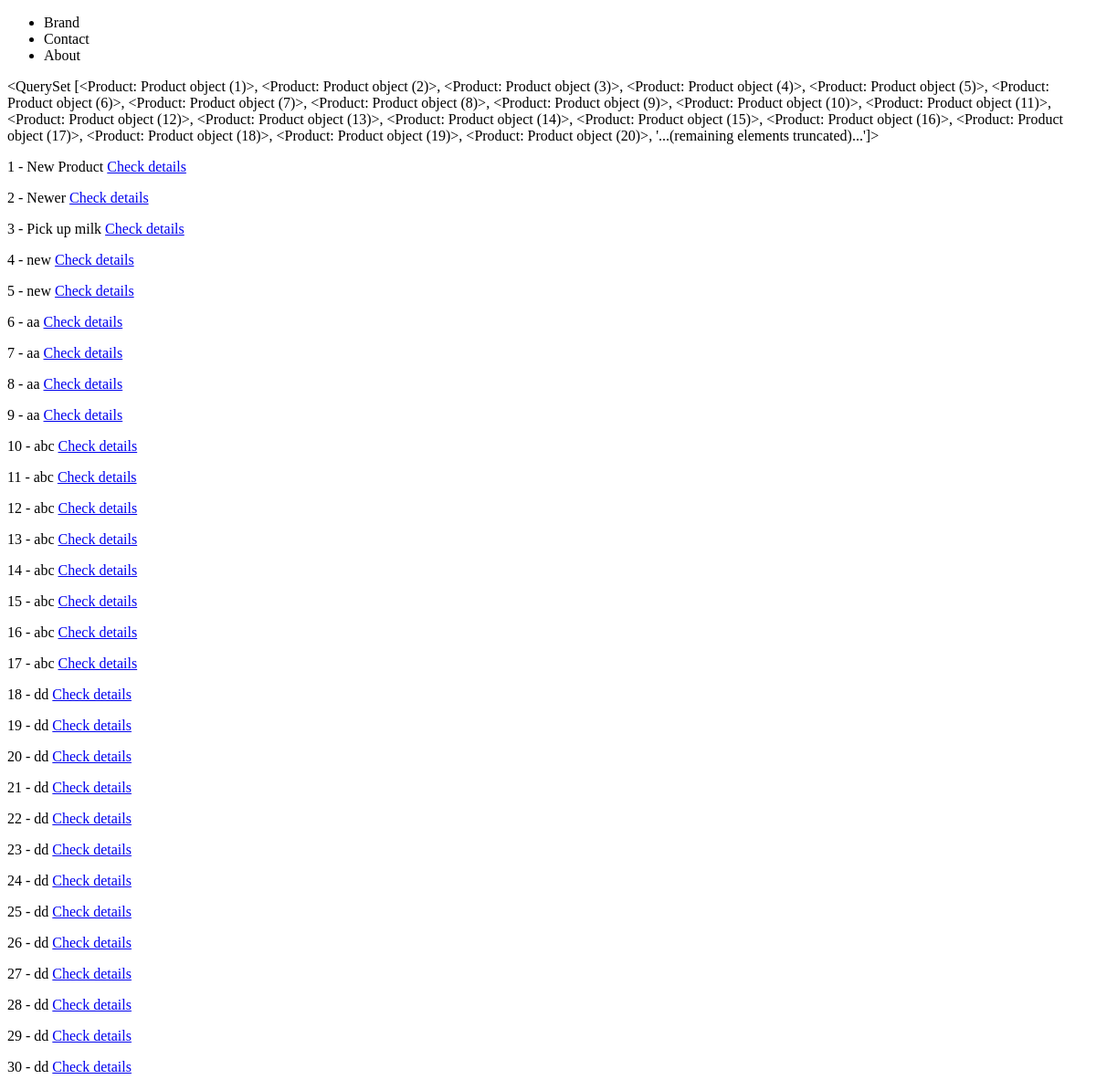
The app's page /products/, older data.
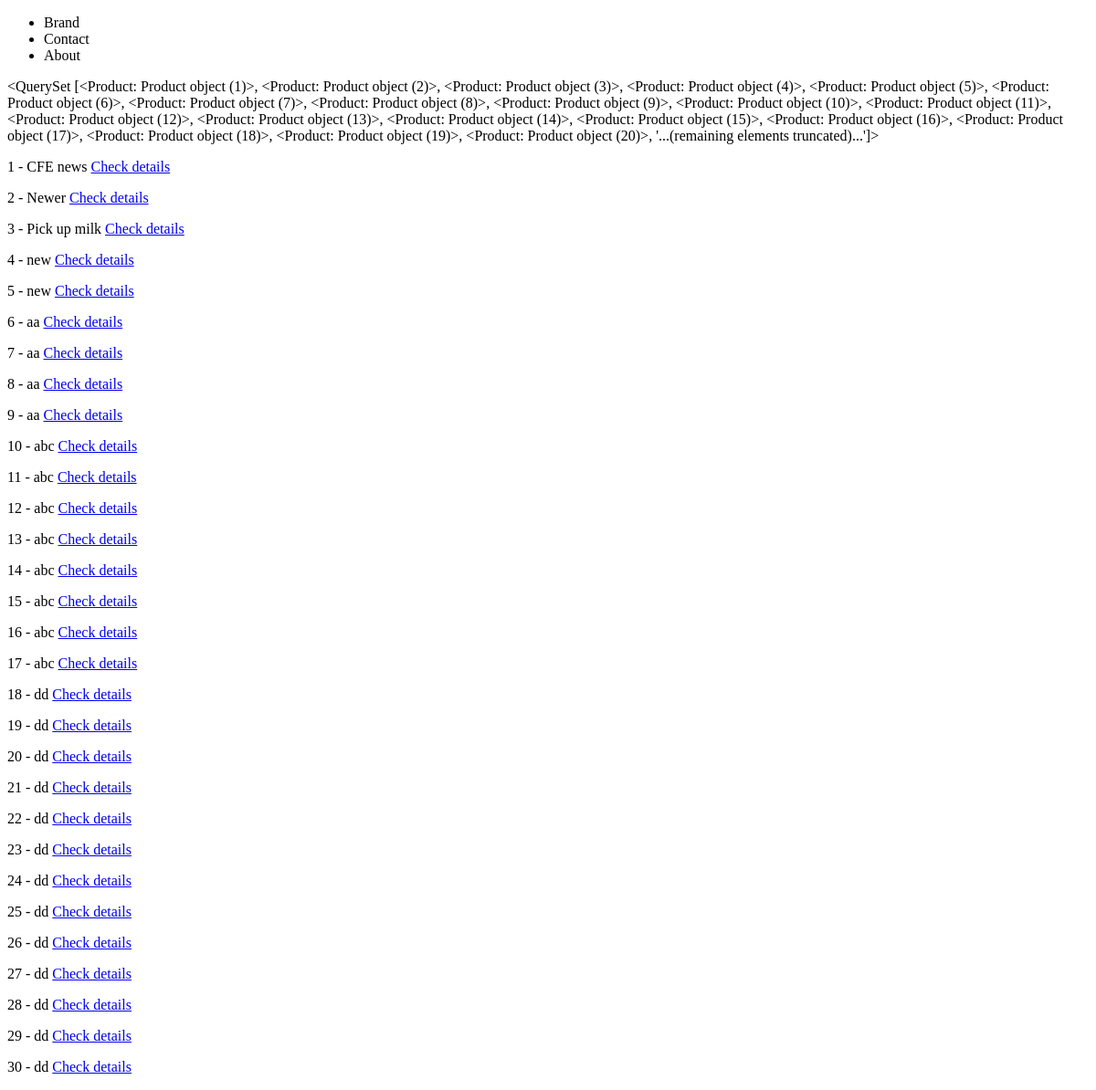
The same page, newer data.
### products/models.py (models this page shows)
class Product(models.Model) :
	title = models.CharField(max_length=120) # max_length = required
	description = models.TextField(blank = True, null = True)
	price = models.DecimalField(decimal_places=2,max_digits=10000)
	summary = models.TextField(blank=False, null=False) # blank 는 database와 상관없다.
	featured = models.BooleanField(default=False) # null=True, default=True
	def get_absolute_url(self):
		return reverse("products:product-detail", kwargs={'my_id': self.id})# f"/products/{self.id}/"

### products/views.py (the view)
# urls.py: path('', product_list_view)
def product_list_view(request):
	queryset = Product.objects.all()
	context = {
		"object_list": queryset
	}
	return render(request,"products/product_list.html", context)

### products/templates/products/product_list.html
{% extends 'base.html' %}
{% block content %}
{{object_list}}
{% for instance in object_list %}
    <p>{{instance.id}} - {{instance.title}} <a href = {{instance.get_absolute_url}}>Check details</a></p>
{% endfor %}
{% endblock %}

Row changes from the older to the newer data that the page shows:
changed Product: title "New Product" → "CFE news"
